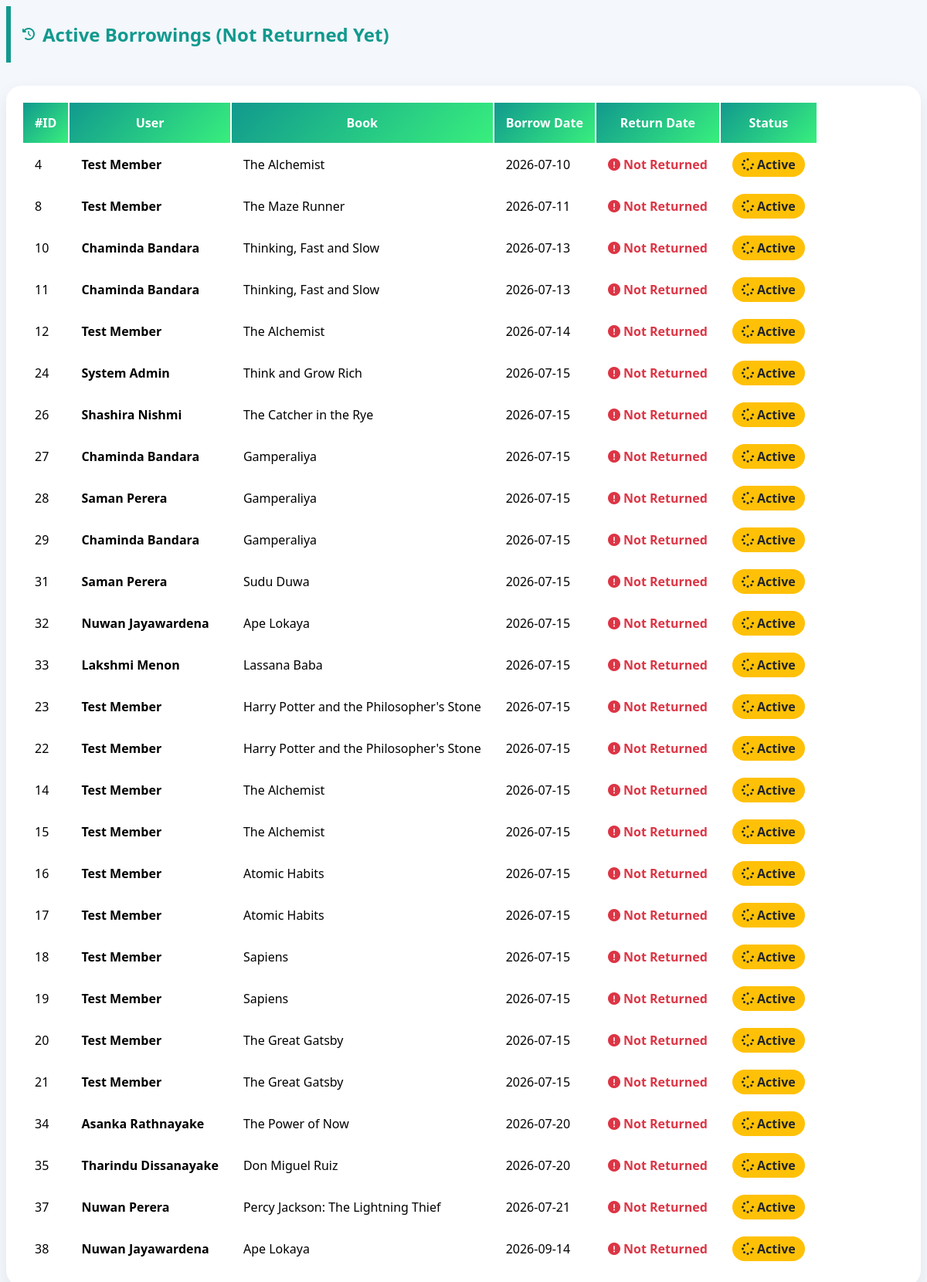
The page /active_borrowings.php on the database its author committed.
### tables this page shows
CREATE TABLE `borrow` (
  `borrow_id` int(11) NOT NULL,
  `user_id` int(11) NOT NULL,
  `book_id` int(11) NOT NULL,
  `borrow_date` date NOT NULL,
  `return_date` date DEFAULT NULL,
  `status` varchar(50) NOT NULL
);

CREATE TABLE `users` (
  `user_id` int(11) NOT NULL,
  `name` varchar(100) NOT NULL,
  `email` varchar(100) NOT NULL,
  `role` varchar(50) NOT NULL,
  `password` varchar(255) DEFAULT NULL
);

CREATE TABLE `books` (
  `book_id` int(11) NOT NULL,
  `title` varchar(150) NOT NULL,
  `author` varchar(100) NOT NULL,
  `category_id` int(11) NOT NULL,
  `quantity` int(11) NOT NULL DEFAULT 0,
  `status` varchar(20) DEFAULT 'Good'
);

### active_borrowings.php (the view, shortened to what this page needs)
<?php
include 'config.php';
$sql = "SELECT b.borrow_id, u.name as user_name, bk.title, b.borrow_date, b.return_date, b.status
        FROM Borrow b
        JOIN Users u ON b.user_id = u.user_id
        JOIN Books bk ON b.book_id = bk.book_id
        WHERE b.status = 'Borrowed'
        ORDER BY b.borrow_date ASC";
$result = mysqli_query($conn, $sql);
?>
<link rel="stylesheet" href="https://cdnjs.cloudflare.com/ajax/libs/font-awesome/6.0.0/css/all.min.css">
<div class="container mt-5 mb-5">
    <div class="page-title">
        <i class="fas fa-history"></i>
        <h2 class="m-0">Active Borrowings (Not Returned Yet)</h2>
    </div>
    <div class="table-container">
        <div class="table-responsive">
            <table class="table table-hover">
                <thead>
                    <tr><th>#ID</th><th>User</th><th>Book</th><th>Borrow Date</th><th>Return Date</th><th>Status</th></tr>
                </thead>
                <tbody>
                    <?php while($row = mysqli_fetch_assoc($result)): ?>
                    <tr>
                        <td><span class="badge bg-light text-dark border"><?php echo $row['borrow_id']; ?></span></td>
                        <td><b><?php echo $row['user_name']; ?></b></td>
                        <td><?php echo $row['title']; ?></td>
                        <td><?php echo $row['borrow_date']; ?></td>
                        <td>
                            <?php echo $row['return_date'] ? $row['return_date'] : '<span class="text-not-returned"><i class="fas fa-exclamation-circle me-1"></i> Not Returned</span>'; ?>
                        </td>
                        <td>
                            <span class="badge-status-active"><i class="fas fa-spinner me-1"></i> Active</span>
                        </td>
                    </tr>
                    <?php endwhile; ?>
                </tbody>
            </table>
        </div>
    </div>
</div>

### active_borrowings.php (style rules this page uses)
.page-title { border-left: 6px solid #11998e; padding-left: 15px; font-weight: 700; color: #11998e; margin-bottom: 30px; display: flex; align-items: center; }
.page-title i { color: #11998e; margin-right: 10px; }
.table-container { background: white; border-radius: 20px; padding: 20px; box-shadow: 0 10px 25px rgba(0,0,0,0.08); }
.table { margin-bottom: 0; overflow: hidden; }
.table thead th { background: linear-gradient(135deg, #11998e 0%, #38ef7d 100%); color: white; border: none; padding: 15px; }
.table tbody tr { transition: 0.2s; }
.table tbody td { padding: 15px; vertical-align: middle; }
.badge-status-active { background: #ffc107; color: #212529; padding: 5px 12px; border-radius: 20px; font-weight: 600; }
.text-not-returned { color: #dc3545; font-weight: 600; }

### rows shown on the page
borrow: borrow_id "4", user.name "Test Member", book.title "The Alchemist", borrow_date "2026-07-10", shows "Not Returned"
borrow: borrow_id "8", user.name "Test Member", book.title "The Maze Runner", borrow_date "2026-07-11", shows "Not Returned"
borrow: borrow_id "10", user.name "Chaminda Bandara", book.title "Thinking, Fast and Slow", borrow_date "2026-07-13", shows "Not Returned"
borrow: borrow_id "11", user.name "Chaminda Bandara", book.title "Thinking, Fast and Slow", borrow_date "2026-07-13", shows "Not Returned"
borrow: borrow_id "12", user.name "Test Member", book.title "The Alchemist", borrow_date "2026-07-14", shows "Not Returned"
borrow: borrow_id "24", user.name "System Admin", book.title "Think and Grow Rich", borrow_date "2026-07-15", shows "Not Returned"
borrow: borrow_id "26", user.name "Shashira Nishmi", book.title "The Catcher in the Rye", borrow_date "2026-07-15", shows "Not Returned"
borrow: borrow_id "27", user.name "Chaminda Bandara", book.title "Gamperaliya", borrow_date "2026-07-15", shows "Not Returned"
borrow: borrow_id "28", user.name "Saman Perera", book.title "Gamperaliya", borrow_date "2026-07-15", shows "Not Returned"
borrow: borrow_id "29", user.name "Chaminda Bandara", book.title "Gamperaliya", borrow_date "2026-07-15", shows "Not Returned"
borrow: borrow_id "31", user.name "Saman Perera", book.title "Sudu Duwa", borrow_date "2026-07-15", shows "Not Returned"
borrow: borrow_id "32", user.name "Nuwan Jayawardena", book.title "Ape Lokaya", borrow_date "2026-07-15", shows "Not Returned"
borrow: borrow_id "33", user.name "Lakshmi Menon", book.title "Lassana Baba", borrow_date "2026-07-15", shows "Not Returned"
borrow: borrow_id "23", user.name "Test Member", book.title "Harry Potter and the Philosopher's Stone", borrow_date "2026-07-15", shows "Not Returned"
borrow: borrow_id "22", user.name "Test Member", book.title "Harry Potter and the Philosopher's Stone", borrow_date "2026-07-15", shows "Not Returned"
borrow: borrow_id "14", user.name "Test Member", book.title "The Alchemist", borrow_date "2026-07-15", shows "Not Returned"
borrow: borrow_id "15", user.name "Test Member", book.title "The Alchemist", borrow_date "2026-07-15", shows "Not Returned"
borrow: borrow_id "16", user.name "Test Member", book.title "Atomic Habits", borrow_date "2026-07-15", shows "Not Returned"
borrow: borrow_id "17", user.name "Test Member", book.title "Atomic Habits", borrow_date "2026-07-15", shows "Not Returned"
borrow: borrow_id "18", user.name "Test Member", book.title "Sapiens", borrow_date "2026-07-15", shows "Not Returned"
borrow: borrow_id "19", user.name "Test Member", book.title "Sapiens", borrow_date "2026-07-15", shows "Not Returned"
borrow: borrow_id "20", user.name "Test Member", book.title "The Great Gatsby", borrow_date "2026-07-15", shows "Not Returned"
borrow: borrow_id "21", user.name "Test Member", book.title "The Great Gatsby", borrow_date "2026-07-15", shows "Not Returned"
borrow: borrow_id "34", user.name "Asanka Rathnayake", book.title "The Power of Now", borrow_date "2026-07-20", shows "Not Returned"
borrow: borrow_id "35", user.name "Tharindu Dissanayake", book.title "Don Miguel Ruiz", borrow_date "2026-07-20", shows "Not Returned"
borrow: borrow_id "37", user.name "Nuwan Perera", book.title "Percy Jackson: The Lightning Thief", borrow_date "2026-07-21", shows "Not Returned"
borrow: borrow_id "38", user.name "Nuwan Jayawardena", book.title "Ape Lokaya", borrow_date "2026-09-14", shows "Not Returned"
